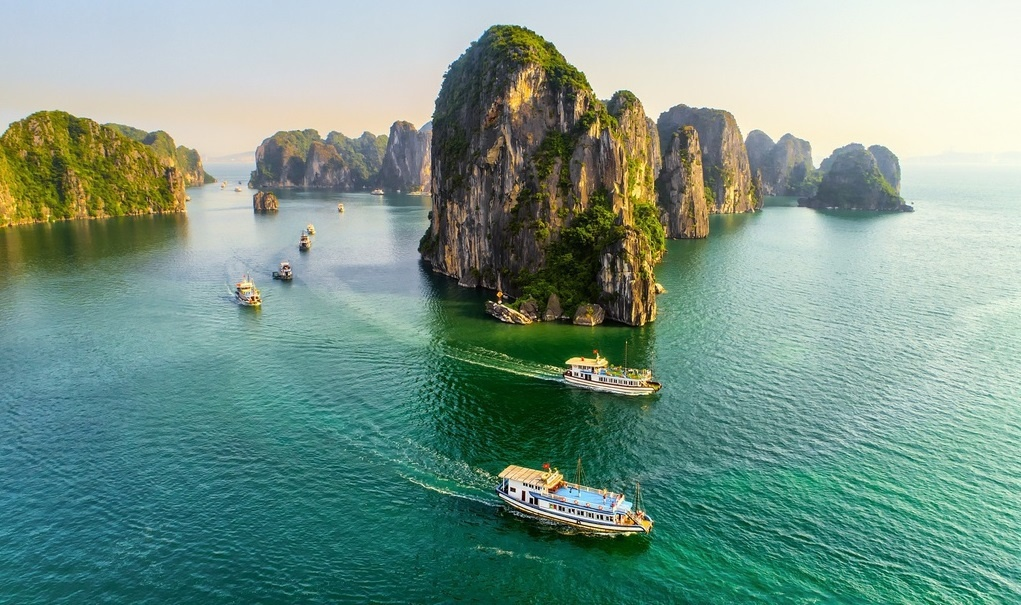
#> input picture ThiCuoiKy/my_image.jpg, 1021 x 605 px
$ jupyter execute 'De 2.IPYNB'
#> lines starting #> are read from the running program, lines starting #| are printed output that depends on the picture
# Lê Quang Phú
# 2174802010514

### Câu 1 (2 điểm): Cho một ảnh bất kỳ (tên ảnh do sinh viên tự đặt, ví dụ: `my_image.jpg`) và thực hiện các yêu cầu sau:

* Viết chương trình sử dụng Bilateral filter để làm mịn ảnh. (0.5 điểm)
* Viết chương trình sử dụng Canny Edge Detection để xác định biên của hình ảnh. (0.5 điểm)
* Đổi màu ảnh bằng cách hoán đổi kênh màu theo thứ tự (ví dụ: BGR → BRG) và lưu thành tên dạng `[ten_anh]_swapped.jpg`. (0.5 điểm)
* Chuyển ảnh sang không gian màu YCrCb và tách riêng 3 kênh Y, Cr, Cb, lưu thành ảnh grayscale tương ứng (`[ten_anh]_Y.jpg`, `[ten_anh]_Cr.jpg`, `[ten_anh]_Cb.jpg`). (0.5 điểm)

[cell 1]
import cv2
import os

image_path = 'my_image.jpg'
image_name = os.path.splitext(os.path.basename(image_path))[0]

img = cv2.imread(image_path)
#> img is the input picture: shape (605, 1021, 3); mean B, G, R 137.7, 151, 120

bilateral = cv2.bilateralFilter(img, d=9, sigmaColor=75, sigmaSpace=75)
cv2.imwrite(f"{image_name}_bilateral.jpg", bilateral)
edges = cv2.Canny(img, threshold1=100, threshold2=200)
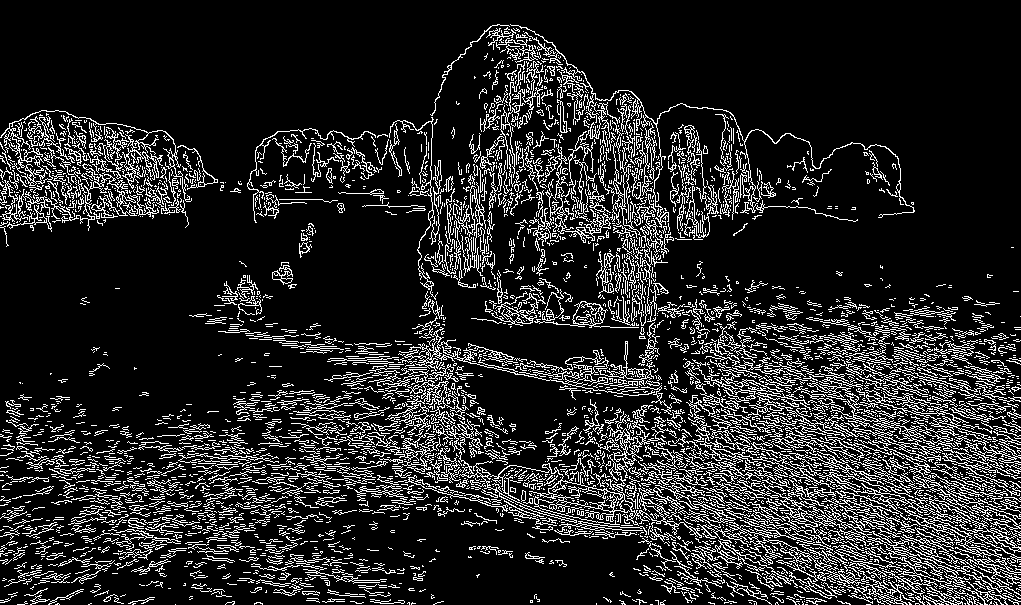
#> edges: shape (605, 1021); 14.9% white in thin lines or dots
cv2.imwrite(f"{image_name}_canny.jpg", edges)
swapped = img.copy()
swapped[:, :, [1, 2]] = swapped[:, :, [2, 1]]
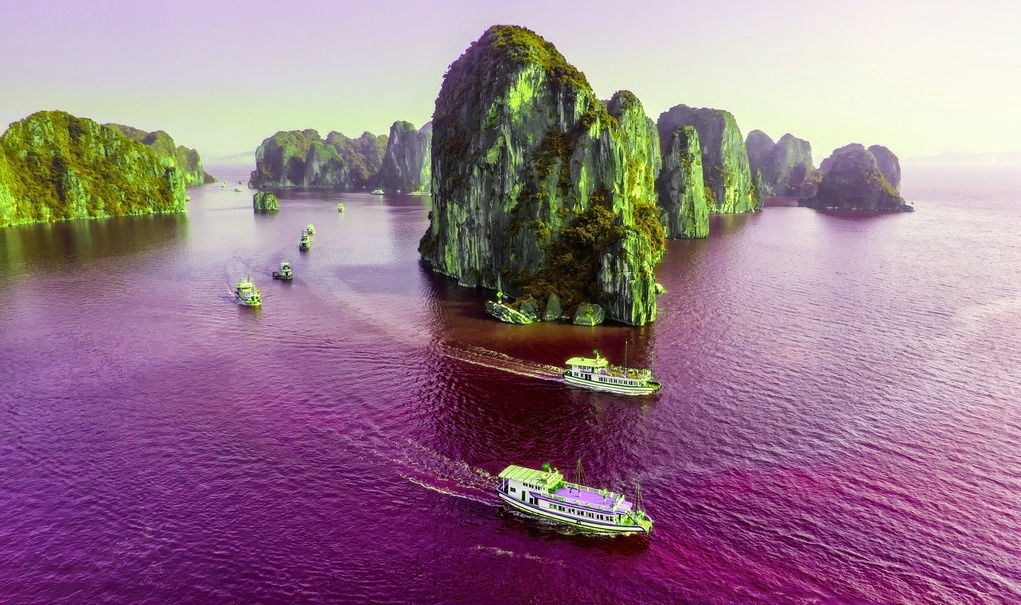
#> swapped: shape (605, 1021, 3); mean B, G, R 137.7, 120, 151
cv2.imwrite(f"{image_name}_swapped.jpg", swapped)
ycrcb = cv2.cvtColor(img, cv2.COLOR_BGR2YCrCb)
#> ycrcb: shape (605, 1021, 3); mean of channels 0, 1, 2 140.2, 113.6, 126.6
Y, Cr, Cb = cv2.split(ycrcb)
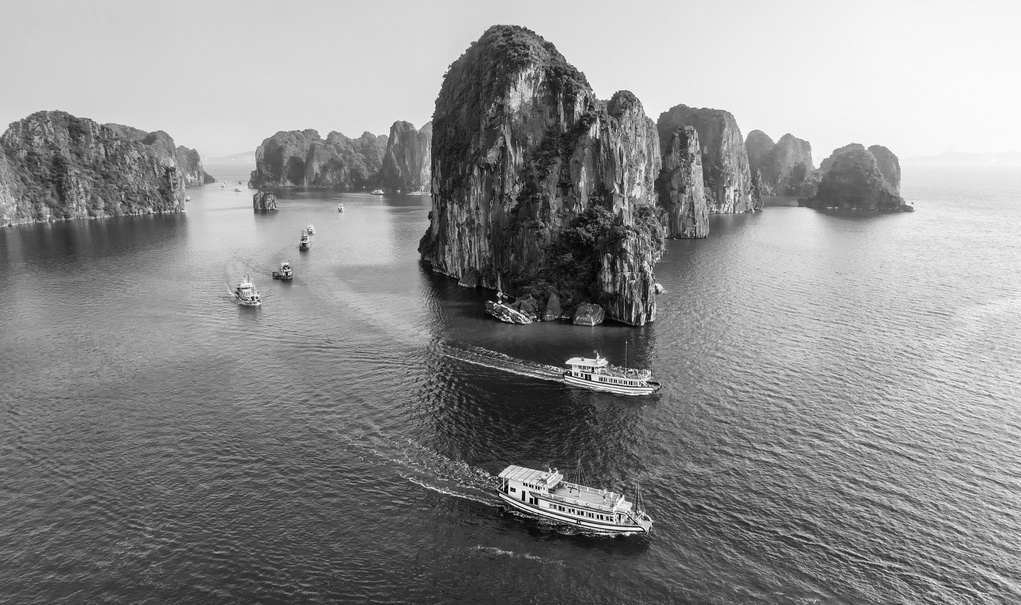
#> Y: shape (605, 1021); min 0, max 254, mean 140.2
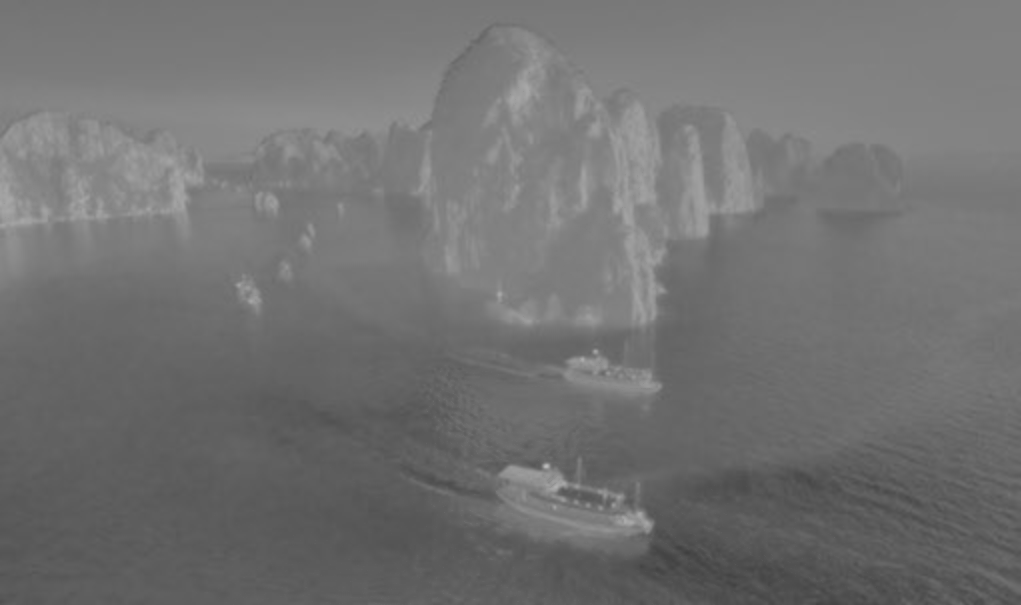
#> Cr: shape (605, 1021); min 63, max 188, mean 113.6
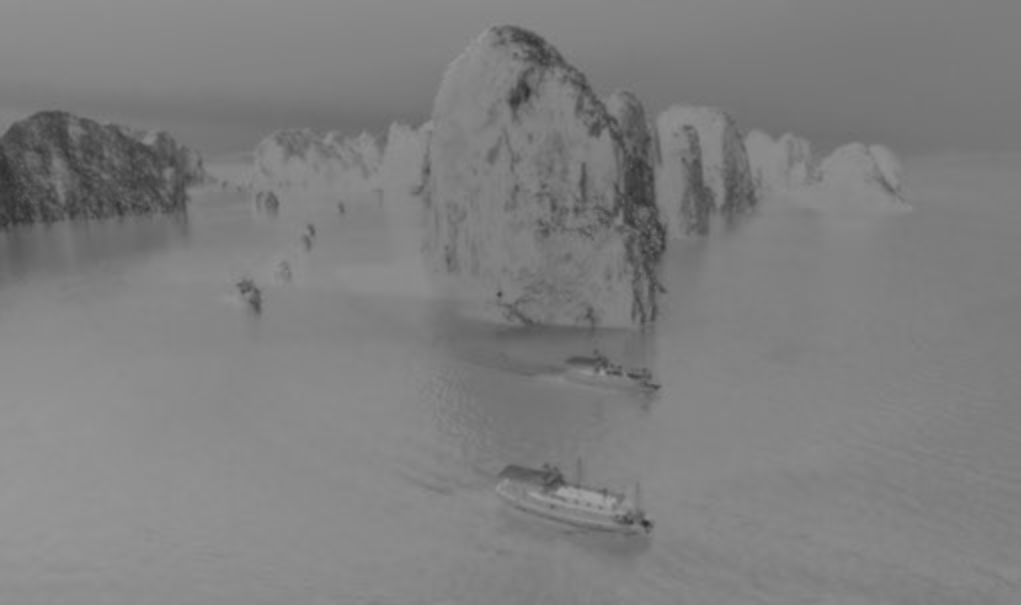
#> Cb: shape (605, 1021); min 43, max 162, mean 126.6
cv2.imwrite(f"{image_name}_Y.jpg", Y)
cv2.imwrite(f"{image_name}_Cr.jpg", Cr)
cv2.imwrite(f"{image_name}_Cb.jpg", Cb)

print("Hoàn thành xử lý ảnh. Các ảnh đã được lưu.")

### Câu 2 (4 điểm) Viết một chương trình Python sử dụng OpenCV để tạo menu tương tác cho phép người dùng chọn các kỹ thuật biến đổi hình học và xử lý ảnh nâng cao từ một danh sách, áp dụng đồng thời cho nhiều ảnh.

### Yêu cầu:

1. Menu gồm:
* Phóng to ảnh (Zoom bằng resize) (0.5 điểm)
* Xoay ảnh (góc ngẫu nhiên từ 0–360 độ) (0.5 điểm)
* Lật ảnh ngang (0.5 điểm)
* Lật ảnh dọc (0.5 điểm)
* Cắt ảnh (crop ngẫu nhiên vùng giữa ảnh) (0.5 điểm)
* Thêm viền (padding màu ngẫu nhiên) (0.5 điểm)

2. Chương trình xử lý đồng thời 3 ảnh bất kỳ do sinh viên tự chọn (có thể chọn bằng đường dẫn file hoặc nhập tên ảnh tùy ý). (0.5 điểm)

3. Phím tương ứng để kích hoạt các phương pháp xử lý:
* Z: Zoom
* T: Rotate
* H: Horizontal Flip
* V: Vertical Flip
* C: Crop
* P: Padding (0.5 điểm)

4. Lưu file kết quả với định dạng: `result_[phương pháp]_[tên ảnh gốc].jpg`
   Ví dụ: `result_crop_cat.jpg`, `result_rotate_image1.jpg` (0.5 điểm)

[cell 2]
import cv2
import os
import random
import numpy as np
from pathlib import Path

def zoom(img, scale=1.5):
    return cv2.resize(img, None, fx=scale, fy=scale, interpolation=cv2.INTER_LINEAR)
def rotate(img):
    angle = random.randint(0, 360)
    h, w = img.shape[:2]
    M = cv2.getRotationMatrix2D((w // 2, h // 2), angle, 1.0)
    return cv2.warpAffine(img, M, (w, h))
def horizontal_flip(img):
    return cv2.flip(img, 1)
def vertical_flip(img):
    return cv2.flip(img, 0)
def crop(img):
    h, w = img.shape[:2]
    top = random.randint(0, h // 4)
    left = random.randint(0, w // 4)
    bottom = random.randint(3 * h // 4, h)
    right = random.randint(3 * w // 4, w)
    return img[top:bottom, left:right]
def padding(img):
    top, bottom = random.randint(10, 50), random.randint(10, 50)
    left, right = random.randint(10, 50), random.randint(10, 50)
    color = [random.randint(0, 255) for _ in range(3)]
    return cv2.copyMakeBorder(img, top, bottom, left, right, cv2.BORDER_CONSTANT, value=color)

operations = {
    'Z': ("zoom", zoom),
    'T': ("rotate", rotate),
    'H': ("horizontal", horizontal_flip),
    'V': ("vertical", vertical_flip),
    'C': ("crop", crop),
    'P': ("padding", padding)
}
image_paths = input("Nhập đường dẫn các ảnh, cách nhau bằng dấu phẩy: ").split(",")
#> the answer given: my_image.jpg
image_paths = [img.strip() for img in image_paths]
#> image_paths = ['my_image.jpg']

print("\nMenu thao tác:")
print("Z: Zoom")
print("T: Rotate")
print("H: Horizontal Flip")
print("V: Vertical Flip")
print("C: Crop")
print("P: Padding")

keys = input("Nhập các ký tự tương ứng với các thao tác muốn áp dụng (VD: ZTP): ").upper()

for img_path in image_paths:
    img = cv2.imread(img_path)
    if img is None:
        print(f"Lỗi đọc ảnh: {img_path}")
        continue

    name = Path(img_path).stem
    for key in keys:
        if key in operations:
            method_name, func = operations[key]
            out_img = func(img)
            out_path = f"result_{method_name}_{name}.jpg"
            cv2.imwrite(out_path, out_img)
            print(f"✔ Đã lưu: {out_path}")
        else:
            print(f"❌ Ký tự không hợp lệ: {key}")
